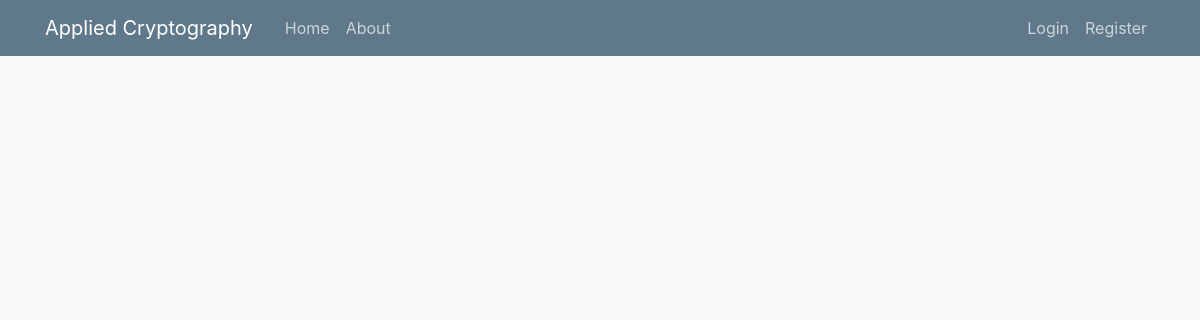
Page /home on the earlier database version.
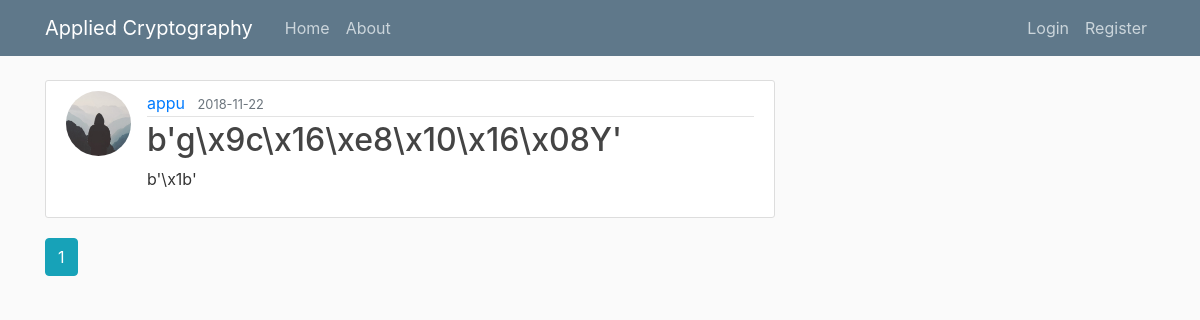
Same page on the later database version.
### flaskblog/models.py (models this page shows, shortened)
class Post(db.Model):
    id = db.Column(db.Integer, primary_key=True)
    title = db.Column(db.Text, nullable=False)
    date_posted = db.Column(db.DateTime, nullable=False, default=datetime.utcnow)
    content = db.Column(db.Text, nullable=False)
    user_id = db.Column(db.Integer, db.ForeignKey('user.id'), nullable=False)
    hmac = db.relationship('Hmac', backref='author', lazy=True)

class User(db.Model, UserMixin):
    id = db.Column(db.Integer, primary_key=True)
    username = db.Column(db.String(20), unique=True, nullable=False)
    email = db.Column(db.String(120), unique=True, nullable=False)
    image_file = db.Column(db.String(20), nullable=False, default='default.jpg')
    password = db.Column(db.String(60), nullable=False)
    posts = db.relationship('Post', backref='author', lazy=True)

### flaskblog/routes.py (the view)
@app.route("/")
@app.route("/home")
def home():
    page = request.args.get('page', 1, type=int)
    posts = Post.query.order_by(Post.date_posted.desc()).paginate(page=page, per_page=5)
    return render_template('home.html', posts=posts)

### flaskblog/templates/home.html
{% extends "layout.html" %}
{% block content %}
    {% for post in posts.items %}
        <article class="media content-section">
          <img class="rounded-circle article-img" src="{{ url_for('static', filename='profile_pics/' + post.author.image_file) }}">
          <div class="media-body">
            <div class="article-metadata">
              <a class="mr-2" href="{{ url_for('user_posts', username=post.author.username) }}">{{ post.author.username }}</a>
              <small class="text-muted">{{ post.date_posted.strftime('%Y-%m-%d') }}</small>
            </div>
            <h2><a class="article-title" href="{{ url_for('post', post_id=post.id) }}">{{ post.title }}</a></h2>
            <p class="article-content" style="word-break: break-all;">{{ post.content }}</p>
          </div>
        </article>
    {% endfor %}
    {% for page_num in posts.iter_pages(left_edge=1, right_edge=1, left_current=1, right_current=2) %}
      {% if page_num %}
        {% if posts.page == page_num %}
          <a class="btn btn-info mb-4" href="{{ url_for('home', page=page_num) }}">{{ page_num }}</a>
        {% else %}
          <a class="btn btn-outline-info mb-4" href="{{ url_for('home', page=page_num) }}">{{ page_num }}</a>
        {% endif %}
      {% else %}
        ...
      {% endif %}
    {% endfor %}
{% endblock content %}

### flaskblog/templates/layout.html (shortened to what this page needs)
<!DOCTYPE html>
<html>
<head>
    <link rel="stylesheet" href="https://maxcdn.bootstrapcdn.com/bootstrap/4.0.0/css/bootstrap.min.css">
    <link rel="stylesheet" type="text/css" href="{{ url_for('static', filename='main.css') }}">
</head>
<body>
    <header class="site-header">
      <nav class="navbar navbar-expand-md navbar-dark bg-steel fixed-top">
        <div class="container">
          <a class="navbar-brand mr-4" href="/">Applied Cryptography</a>
          <div class="collapse navbar-collapse" id="navbarToggle">
            <div class="navbar-nav mr-auto">
              <a class="nav-item nav-link" href="{{ url_for('home') }}">Home</a>
              <a class="nav-item nav-link" href="{{ url_for('about') }}">About</a>
            </div>
            <div class="navbar-nav">
              {% if current_user.is_authenticated %}
                <a class="nav-item nav-link" href="{{ url_for('new_post') }}">New Post</a>
                <a class="nav-item nav-link" href="{{ url_for('account') }}">Account</a>
                <a class="nav-item nav-link" href="{{ url_for('logout') }}">Logout</a>
              {% else %}
                <a class="nav-item nav-link" href="{{ url_for('login') }}">Login</a>
                <a class="nav-item nav-link" href="{{ url_for('register') }}">Register</a>
              {% endif %}
            </div>
          </div>
        </div>
      </nav>
    </header>
    <main role="main" class="container">
      <div class="row">
        <div class="col-md-8">
          {% block content %}{% endblock %}
        </div>
      </div>
    </main>
</body>
</html>

### flaskblog/static/main.css (style rules this page uses)
body { background: #fafafa; color: #333333; margin-top: 5rem; }
h1, h2, h3, h4, h5, h6 { color: #444444; }
.bg-steel { background-color: #5f788a; }
.site-header .navbar-nav .nav-link { color: #cbd5db; }
.content-section { background: #ffffff; padding: 10px 20px; border: 1px solid #dddddd; border-radius: 3px; margin-bottom: 20px; }
.article-title { color: #444444; }
.article-content { white-space: pre-line; }
.article-img { height: 65px; width: 65px; margin-right: 16px; }
.article-metadata { padding-bottom: 1px; margin-bottom: 4px; border-bottom: 1px solid #e3e3e3 }

Differences in the rows shown:
added Post: image_file (placeholder picture), author.username "appu", date_posted "2018-11-22", title "b'g\\x9c\\x16\\xe8\\x10\\x16\\x08Y'", content "b'\\x1b'"
Other differences:
new list line: "1"
